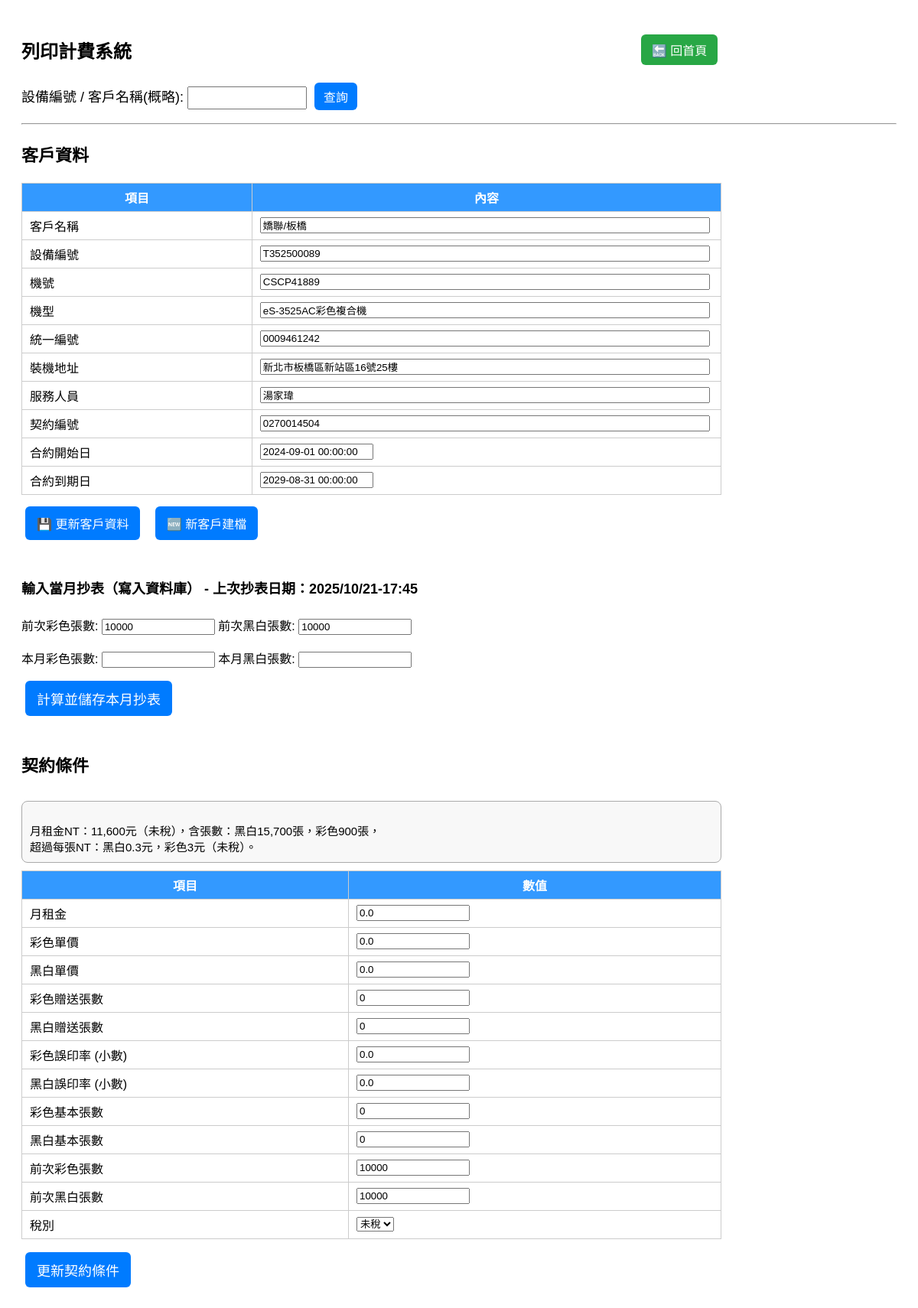
/billing/?device_id=T352500089, run on the app's committed database.
### tables this page shows
CREATE TABLE customers (
        device_id TEXT PRIMARY KEY,
        customer_name TEXT,
        device_number TEXT,
        machine_model TEXT,
        tax_id TEXT,
        install_address TEXT,
        service_person TEXT,
        contract_number TEXT,
        contract_start TEXT,
        contract_end TEXT
    );

CREATE TABLE usage (
        id INTEGER PRIMARY KEY AUTOINCREMENT,
        device_id TEXT,
        month TEXT,
        color_count INTEGER,
        bw_count INTEGER,
        timestamp TEXT
    );

CREATE TABLE "contracts" (
	"device_id"	TEXT,
	"monthly_rent"	REAL,
	"contra"	TEXT,
	"color_unit_price"	REAL,
	"bw_unit_price"	REAL,
	"color_giveaway"	INTEGER,
	"bw_giveaway"	INTEGER,
	"color_error_rate"	REAL,
	"bw_error_rate"	REAL,
	"color_basic"	INTEGER,
	"bw_basic"	INTEGER,
	"tax_type"	TEXT DEFAULT '含稅',
	"master_device_id"	TEXT,
	PRIMARY KEY("device_id")
);

### modules/billing.py (the view)
@bp.route("/", methods=["GET", "POST"])
def index():
    message = request.args.get("message", "")
    contract, customer, result = None, None, None
    contra_text = ""
    last_color, last_bw, last_time = 0, 0, ""
    matches = []
    if request.method == "POST":
        mode = request.form.get("mode")
        keyword = request.form.get("device_id", "").strip()
        if mode == "query":
            contract, contra_text = get_contract(keyword)
            customer = get_customer(keyword)
            if not contract:
                matches = search_customers_by_name(keyword)
                if matches:
                    message = f"🔍 找到 {len(matches)} 筆相符客戶"
                else:
                    message = f"❌ 找不到設備或客戶：{keyword}"
            else:
                last_color, last_bw, last_time = get_last_counts(keyword)
        elif mode == "calculate":
            device_id = keyword
            contract, contra_text = get_contract(device_id)
            customer = get_customer(device_id)
            if contract:
                last_color, last_bw, last_time = get_last_counts(device_id)
                curr_color = int(request.form.get("curr_color", "0"))
                curr_bw = int(request.form.get("curr_bw", "0"))
                result = calculate(contract, curr_color, curr_bw, last_color, last_bw)
                insert_usage(device_id, curr_color, curr_bw)
            else:
                message = f"❌ 找不到設備 {device_id}"
        elif mode == "update_contract":
            device_id = keyword
            fields = {
                "monthly_rent": float(request.form.get("monthly_rent", "0") or 0),
                "color_unit_price": float(request.form.get("color_unit_price", "0") or 0),
                "bw_unit_price": float(request.form.get("bw_unit_price", "0") or 0),
                "color_giveaway": int(request.form.get("color_giveaway", "0") or 0),
                "bw_giveaway": int(request.form.get("bw_giveaway", "0") or 0),
                "color_error_rate": float(request.form.get("color_error_rate", "0") or 0),
                "bw_error_rate": float(request.form.get("bw_error_rate", "0") or 0),
                "color_basic": int(request.form.get("color_basic", "0") or 0),
                "bw_basic": int(request.form.get("bw_basic", "0") or 0),
                "tax_type": request.form.get("tax_type", "含稅"),
            }
            conn = sqlite3.connect(DB_FILE)
            c = conn.cursor()
            c.execute("""
                UPDATE contracts SET
                    monthly_rent=?, color_unit_price=?, bw_unit_price=?,
                    color_giveaway=?, bw_giveaway=?, color_error_rate=?, bw_error_rate=?,
                    color_basic=?, bw_basic=?, tax_type=?
                WHERE device_id=?""",
                (*fields.values(), device_id))
            conn.commit()
            conn.close()
            return redirect(url_for("billing.index", device_id=device_id, message="✅ 契約條件已更新"))
        elif mode == "update_customer":
            device_id = keyword
            fields = {
                "customer_name": request.form.get("customer_name", "").strip(),
                "device_number": request.form.get("device_number", "").strip(),
                "machine_model": request.form.get("machine_model", "").strip(),
                "tax_id": request.form.get("tax_id", "").strip(),
                "install_address": request.form.get("install_address", "").strip(),
                "service_person": request.form.get("service_person", "").strip(),
                "contract_number": request.form.get("contract_number", "").strip(),
                "contract_start": request.form.get("contract_start", "").strip(),
                "contract_end": request.form.get("contract_end", "").strip(),
            }
            conn = sqlite3.connect(DB_FILE)
            c = conn.cursor()
            c.execute("""
                UPDATE customers SET
                    customer_name=?, device_number=?, machine_model=?, tax_id=?,
                    install_address=?, service_person=?, contract_number=?,
                    contract_start=?, contract_end=?
                WHERE device_id=?
            """, (*fields.values(), device_id))
            conn.commit()
            conn.close()
            return redirect(url_for("billing.index", device_id=device_id, message="✅ 客戶資料已更新"))
        elif mode == "delete_customer":
            device_id = request.form.get("device_id")
            conn = sqlite3.connect(DB_FILE)
            c = conn.cursor()
            c.execute("DELETE FROM customers WHERE device_id=?", (device_id,))
            c.execute("DELETE FROM contracts WHERE device_id=?", (device_id,))
            c.execute("DELETE FROM usage WHERE device_id=?", (device_id,))
            conn.commit()
            conn.close()
            message = f"🗑 已刪除客戶（設備編號：{device_id}）"
        elif mode == "new_customer":
            old_id = request.form.get("device_id")
            new_id = request.form.get("device_id_new", "").strip()
            old_customer = get_customer(old_id)
            old_contract, _ = get_contract(old_id)
            if not old_customer or not old_contract:
                message = f"❌ 找不到原始客戶或契約資料，無法建檔。"
            elif not new_id:
                message = "⚠️ 請輸入新設備編號。"
            else:
                new_fields = {
                    "device_id": new_id,
                    "customer_name": request.form.get("customer_name", "").strip(),
                    "device_number": request.form.get("device_number", "").strip(),
                    "machine_model": request.form.get("machine_model", "").strip(),
                    "tax_id": request.form.get("tax_id", "").strip(),
                    "install_address": request.form.get("install_address", "").strip(),
                    "service_person": request.form.get("service_person", "").strip(),
                    "contract_number": request.form.get("contract_number", "").strip(),
                    "contract_start": request.form.get("contract_start", "").strip(),
                    "contract_end": request.form.get("contract_end", "").strip(),
                }
                conn = sqlite3.connect(DB_FILE)
                c = conn.cursor()
                c.execute("""
                    INSERT INTO customers (
                        device_id, customer_name, device_number, machine_model,
                        tax_id, install_address, service_person,
                        contract_number, contract_start, contract_end
                    ) VALUES (?, ?, ?, ?, ?, ?, ?, ?, ?, ?)
                """, tuple(new_fields.values()))
                c.execute("""
                    INSERT INTO contracts (
                        device_id, monthly_rent, color_unit_price, bw_unit_price,
                        color_giveaway, bw_giveaway, color_error_rate, bw_error_rate,
                        color_basic, bw_basic, tax_type, contra
                    ) VALUES (?, ?, ?, ?, ?, ?, ?, ?, ?, ?, ?, ?)
                """, (
                    new_id,
                    old_contract["monthly_rent"], old_contract["color_unit_price"], old_contract["bw_unit_price"],
                    old_contract["color_giveaway"], old_contract["bw_giveaway"],
                    old_contract["color_error_rate"], old_contract["bw_error_rate"],
                    old_contract["color_basic"], old_contract["bw_basic"],
                    old_contract["tax_type"], old_contract.get("contra", "")
                ))
                conn.commit()
                conn.close()
                return redirect(url_for("billing.index", device_id=new_id, message="✅ 新客戶建檔成功！"))
    elif request.args.get("device_id"):
        q_device = request.args.get("device_id")
        contract, contra_text = get_contract(q_device)
        customer = get_customer(q_device)
        if contract:
            last_color, last_bw, last_time = get_last_counts(q_device)
        else:
            message = f"❌ 找不到設備 {q_device}"
    return render_template("billing_index.html",
                           billing_page=True,
                           contract=contract,
                           contra_text=contra_text,
                           customer=customer,
                           last_color=last_color,
                           last_bw=last_bw,
                           last_time=last_time,
                           result=result,
                           matches=matches,
                           message=message)

### templates/billing_index.html (shortened to what this page needs)
<!DOCTYPE html>
<html lang="zh-TW">
<head>
</head>
<body>
    <div class="header-flex">
        <h2>列印計費系統</h2>
        <a href="/" style="text-decoration:none;">
            <button class="back-btn">🔙 回首頁</button>
        </a>
    </div>
	<form method="POST" style="margin-bottom: 12px;">
		<label class="search-label">設備編號 / 客戶名稱(概略):
			<input type="text" name="device_id" required class="search-input">
		</label>
		<button type="submit" class="search-btn">查詢</button>
	</form>
    {% if contract %}
    <hr>
	{% if customer %}
	<h3 style="font-size:22px;">客戶資料</h3>
	<form method="post" action="{{ url_for('billing.index') }}">
		<table class="contract-table">
			<tr><th>項目</th><th>內容</th></tr>
			<tr><td>客戶名稱</td><td><input type="text" name="customer_name" value="{{ customer.customer_name }}" style="width:98%;"></td></tr>
			<tr><td>設備編號</td><td><input type="text" name="device_id_new" value="{{ customer.device_id }}" style="width:98%;"></td></tr>
			<tr><td>機號</td><td><input type="text" name="device_number" value="{{ customer.device_number }}" style="width:98%;"></td></tr>
			<tr><td>機型</td><td><input type="text" name="machine_model" value="{{ customer.machine_model }}" style="width:98%;"></td></tr>
			<tr><td>統一編號</td><td><input type="text" name="tax_id" value="{{ customer.tax_id }}" style="width:98%;"></td></tr>
			<tr><td>裝機地址</td><td><input type="text" name="install_address" value="{{ customer.install_address }}" style="width:98%;"></td></tr>
			<tr><td>服務人員</td><td><input type="text" name="service_person" value="{{ customer.service_person }}" style="width:98%;"></td></tr>
			<tr><td>契約編號</td><td><input type="text" name="contract_number" value="{{ customer.contract_number }}" style="width:98%;"></td></tr>
			<tr><td>合約開始日</td><td><input type="text" name="contract_start" value="{{ customer.contract_start }}"></td></tr>
			<tr><td>合約到期日</td><td><input type="text" name="contract_end" value="{{ customer.contract_end }}"></td></tr>
		</table>
		<div style="margin-top:10px; text-align:left;">
			<button type="submit" name="mode" value="update_customer" class="btn btn-primary" style="font-size:16px;">💾 更新客戶資料</button>
			<button type="submit" name="mode" value="new_customer" class="btn btn-success" style="font-size:16px; margin-left:10px;">🆕 新客戶建檔</button>
		</div>
	</form>
	{% endif %}
    <form method="POST" style="margin-top:20px;">
        <div class="header-flex" style="font-size:18px;width:80%; margin-top:20px;">
            <h4>輸入當月抄表（寫入資料庫）
            {% if last_time %}
                - 上次抄表日期：{{ last_time }}
            {% endif %}</h4>
        </div>
        <div>
            前次彩色張數: <input type="text" value="{{ last_color }}" readonly>
            前次黑白張數: <input type="text" value="{{ last_bw }}" readonly>
        </div>
        <br>
        <div>
            本月彩色張數: <input type="number" name="curr_color" required>
            本月黑白張數: <input type="number" name="curr_bw" required>
        </div>
        <div style="margin-top:12px;">
            <button type="submit">計算並儲存本月抄表</button>
        </div>
    </form>
    <div class="header-flex" style="width:80%; margin-top:20px;">
        <h3 style="font-size:22px;">契約條件</h3>
    </div>
	{% if contra_text %}
	<div style="width:80%; margin-top:10px;">
		<div style="border: 1px solid #aaa; border-radius: 8px; padding: 10px; font-size: 15px; font-family: 'Microsoft JhengHei', sans-serif; white-space: pre-line; background-color:#f8f8f8;">
			{{ contra_text }}
		</div>
	</div>
	{% endif %}
    <form method="POST" style="margin-top:8px;">
        <table class="contract-table">
            <tr><th>項目</th><th>數值</th></tr>
            <tr><td>月租金</td><td><input type="number" step="0.01" name="monthly_rent" value="{{ contract.monthly_rent }}"></td></tr>
            <tr><td>彩色單價</td><td><input type="number" step="0.01" name="color_unit_price" value="{{ contract.color_unit_price }}"></td></tr>
            <tr><td>黑白單價</td><td><input type="number" step="0.01" name="bw_unit_price" value="{{ contract.bw_unit_price }}"></td></tr>
            <tr><td>彩色贈送張數</td><td><input type="number" name="color_giveaway" value="{{ contract.color_giveaway }}"></td></tr>
            <tr><td>黑白贈送張數</td><td><input type="number" name="bw_giveaway" value="{{ contract.bw_giveaway }}"></td></tr>
            <tr><td>彩色誤印率 (小數)</td><td><input type="number" step="0.0001" name="color_error_rate" value="{{ contract.color_error_rate }}"></td></tr>
            <tr><td>黑白誤印率 (小數)</td><td><input type="number" step="0.0001" name="bw_error_rate" value="{{ contract.bw_error_rate }}"></td></tr>
            <tr><td>彩色基本張數</td><td><input type="number" name="color_basic" value="{{ contract.color_basic }}"></td></tr>
            <tr><td>黑白基本張數</td><td><input type="number" name="bw_basic" value="{{ contract.bw_basic }}"></td></tr>
            <tr><td>前次彩色張數</td><td><input type="text" value="{{ last_color }}" readonly></td></tr>
            <tr><td>前次黑白張數</td><td><input type="text" value="{{ last_bw }}" readonly></td></tr>
            <tr><td>稅別</td>
                <td>
                    <select name="tax_type">
                        <option value="未稅" {% if contract.tax_type == "未稅" %}selected{% endif %}>未稅</option>
                    </select>
                </td>
            </tr>
        </table>
        <div style="margin-top:12px;">
            <button type="submit">更新契約條件</button>
        </div>
    </form>
    {% endif %}
</body>
</html>

### data on the page
customers: customer_name "嬌聯/板橋", device_id_new "T352500089", device_number "CSCP41889", machine_model "eS-3525AC彩色複合機", tax_id "0009461242", install_address "新北市板橋區新站區16號25樓", service_person "湯家瑋", contract_number "0270014504", contract_start "2024-09-01 00:00:00", contract_end "2029-08-31 00:00:00"
usage: timestamp "2025/10/21-17:45", color_count "10000", bw_count "10000"
contracts: contra "月租金NT：11,600元（未稅），含張數：黑白15,700張，彩色900張， 超過每張NT：黑白0.3元，彩色3元（未稅）。", monthly_rent "0.0", color_unit_price "0.0", bw_unit_price "0.0", color_giveaway "0", bw_giveaway "0", color_error_rate "0.0", bw_error_rate "0.0", color_basic "0", bw_basic "0", tax_type "未稅"
